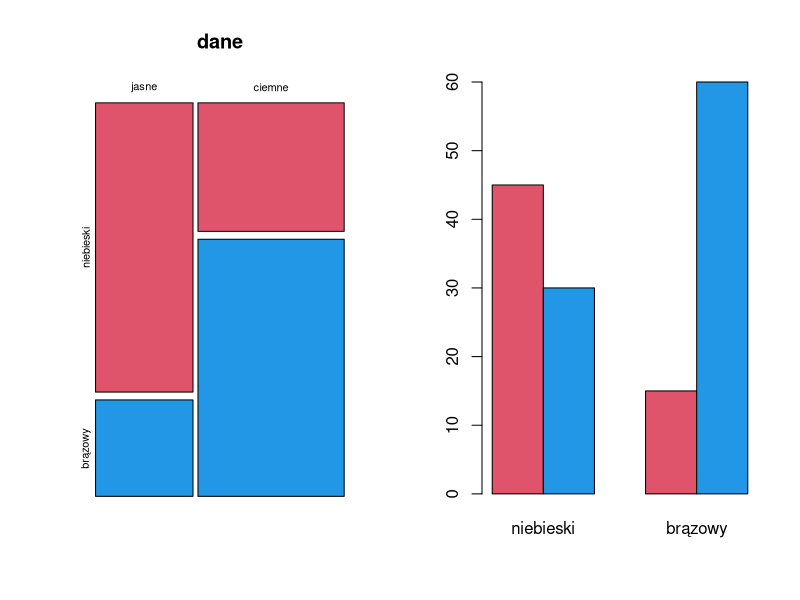

Write R code to recreate this figure.
# Zadanie 4 (Test niezależności chi-kwadrat)

# Masz tabelę:
# Kolor oczu      niebieski   brązowy
# Włosy jasne     45          15
# Włosy ciemne    30          60

# Sprawdź, czy kolor włosów i oczu są niezależne (α = 0.05).
# Następnie oblicz oczekiwane liczebności i narysuj wykres słupkowy porównujący obserwowane i oczekiwane. # nolint

# Sugerowane funkcje: matrix, chisq.test, barplot, expected

dane <- rbind(
  c(45, 15),
  c(30, 60)
)
colnames(dane) <- c("niebieski", "brązowy")
rownames(dane) <- c("jasne", "ciemne")
dane

# H0: kolor włosów i oczu są NIEZALEŻNE
# H1: kolor włosów i oczu są ZALEŻNE
# test niezależności na macierzy --> chisq.test
test <- chisq.test(dane)
test
# p-value < 0.05 : można odrzucić H0, koloru oczu i włosów są od siebie ZALEŻNE# nolint

par(mfrow = c(1, 2))
mosaicplot(dane, col = c(2, 4))
barplot(dane, beside = TRUE, col = c(2, 4))
par(mfrow = c(1, 1))
